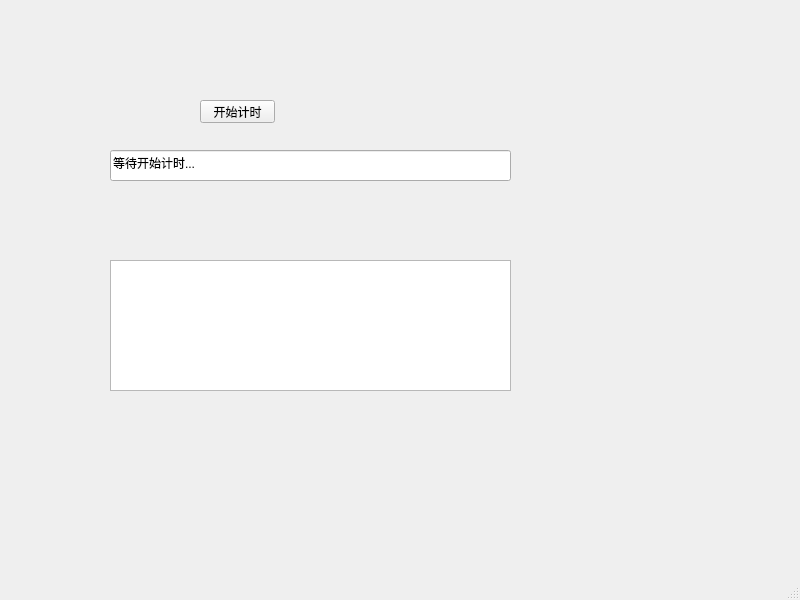
<?xml version="1.0" encoding="UTF-8"?>
<ui version="4.0">
 <class>MainWindow</class>
 <widget class="QMainWindow" name="MainWindow">
  <property name="geometry">
   <rect>
    <x>0</x>
    <y>0</y>
    <width>800</width>
    <height>600</height>
   </rect>
  </property>
  <property name="windowTitle">
   <string>MainWindow</string>
  </property>
  <widget class="QWidget" name="centralwidget">
   <widget class="QPushButton" name="pushButton">
    <property name="geometry">
     <rect>
      <x>200</x>
      <y>100</y>
      <width>75</width>
      <height>23</height>
     </rect>
    </property>
    <property name="text">
     <string>开始计时</string>
    </property>
   </widget>
   <widget class="QLineEdit" name="lineEdit">
    <property name="geometry">
     <rect>
      <x>110</x>
      <y>150</y>
      <width>401</width>
      <height>31</height>
     </rect>
    </property>
    <property name="text">
     <string>等待开始计时...</string>
    </property>
   </widget>
   <widget class="QTextEdit" name="textEdit">
    <property name="geometry">
     <rect>
      <x>110</x>
      <y>260</y>
      <width>401</width>
      <height>131</height>
     </rect>
    </property>
   </widget>
  </widget>
  <widget class="QMenuBar" name="menubar">
   <property name="geometry">
    <rect>
     <x>0</x>
     <y>0</y>
     <width>800</width>
     <height>23</height>
    </rect>
   </property>
  </widget>
  <widget class="QStatusBar" name="statusbar"/>
 </widget>
 <resources/>
 <connections/>
</ui>
